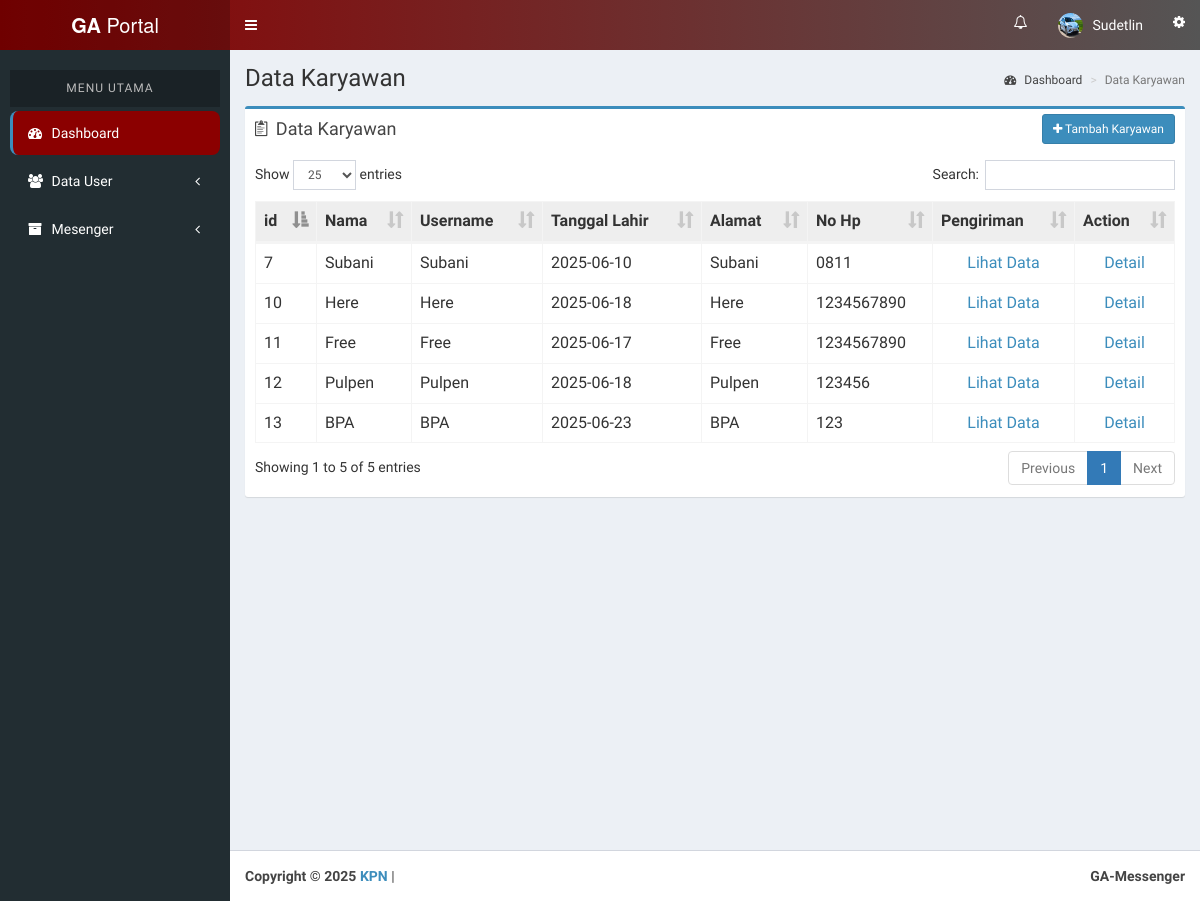
The app's page /admin/datapelanggan.php (signed in), older data.
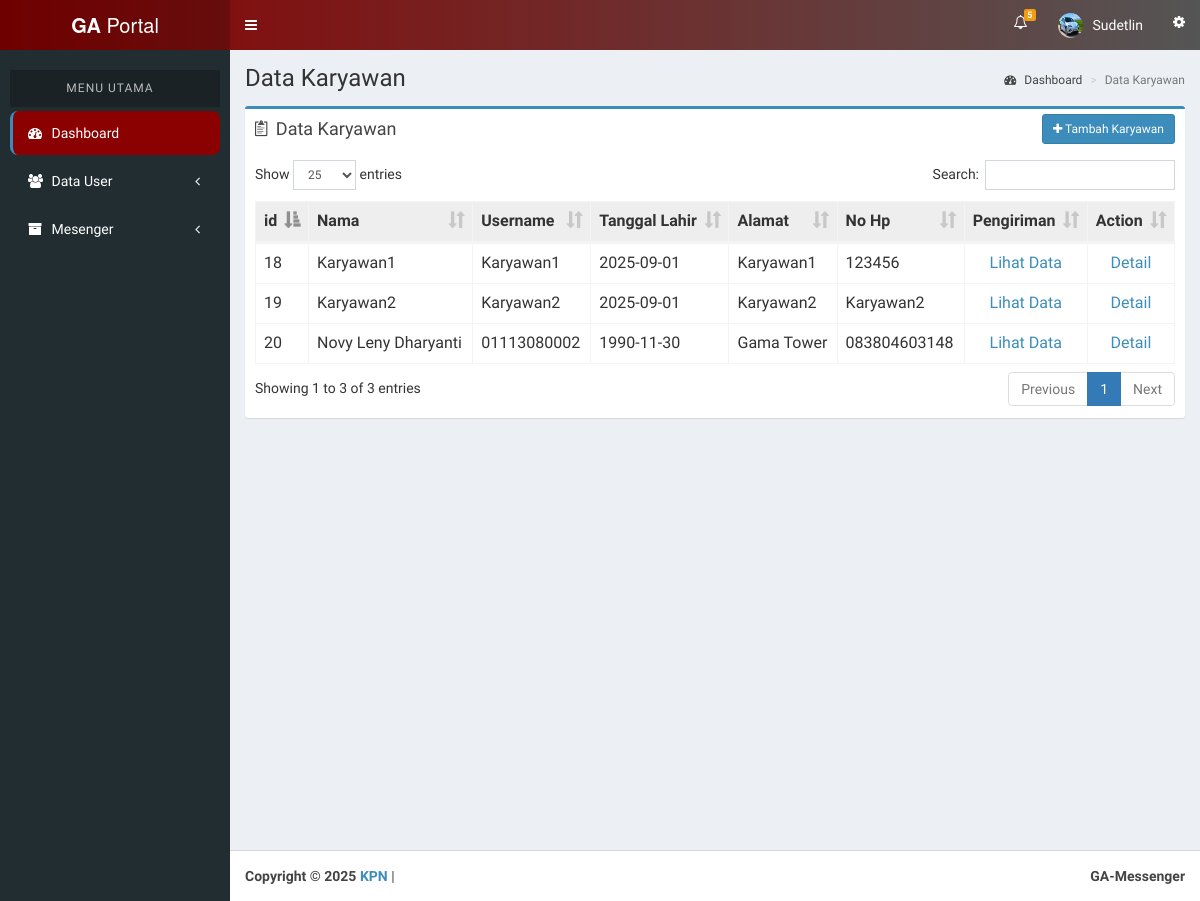
The same page, newer data.
### tables this page shows
CREATE TABLE `tb_pelanggan` (
  `id_pelanggan` int(11) NOT NULL,
  `nama_pelanggan` varchar(70) NOT NULL,
  `username_pelanggan` varchar(50) NOT NULL,
  `password` varchar(50) NOT NULL,
  `tanggal_lahir` date NOT NULL,
  `alamat_pelanggan` text NOT NULL,
  `no_hp_pelanggan` varchar(12) NOT NULL,
  `email_pelanggan` varchar(100) NOT NULL,
  `gambar` varchar(255) NOT NULL,
  `created_at` timestamp NULL DEFAULT current_timestamp(),
  `updated_at` timestamp NULL DEFAULT current_timestamp() ON UPDATE current_timestamp()
);

### admin/datapelanggan.php (the view, shortened to what the changed rows need)
<html>
  <head>
    <link rel="stylesheet" href="../assets/bootstrap/css/bootstrap.min.css">
    <link rel="stylesheet" href="../assets/css/font-awesome.min.css">
    <link rel="stylesheet" href="../assets/css/ionicons.min.css">
    <link rel="stylesheet" href="../assets/dist/css/AdminLTE.min.css">
     <link rel="stylesheet" href="../assets/dist/css/skins/_all-skins.min.css">
     <link rel="stylesheet" href="../assets/plugins/iCheck/flat/blue.css">
     <link rel="stylesheet" href="../assets/plugins/morris/morris.css">
     <link rel="stylesheet" href="../assets/plugins/jvectormap/jquery-jvectormap-1.2.2.css">
     <link rel="stylesheet" href="../assets/plugins/datepicker/datepicker3.css">
     <link rel="stylesheet" href="../assets/plugins/daterangepicker/daterangepicker-bs3.css">
     <link rel="stylesheet" href="../assets/plugins/bootstrap-wysihtml5/bootstrap3-wysihtml5.min.css">
     <link rel="stylesheet" href="../assets/plugins/datatables/dataTables.bootstrap.css"/>
  </head>
  <body class="hold-transition skin-blue sidebar-mini">
    <div class="wrapper">
      <?php include "header.php"; ?>
      <div class="content-wrapper">
        <section class="content-header">
          <h1>
            Data Karyawan
          </h1>
        </section>
        <section class="content">
          <div class="row">
            <section class="col-lg-12 connectedSortable">
              <div class="box box-primary">
                <div class="box-body">
                  <div class="table-responsive">
                    <?php
                    include '../koneksi/koneksi.php';
                    $sql1 = "SELECT * FROM tb_pelanggan order by nama_pelanggan asc";
                    $query1 = mysqli_query($db, $sql1);
                    $total = mysqli_num_rows($query1);
                    if ($total == 0) {
                      echo "<center><h2>Belum Ada Karyawan Terdaftar</h2></center>";
                    }
                    else {?>
                    <table id="lookup" class="table table-bordered table-hover">
                     <thead bgcolor="eeeeee">
                      <tr>
                       <th>id</th>
                       <th>Nama</th>
                       <th>Username</th>
                       <th>Tanggal Lahir</th>
                       <th>Alamat</th>
                       <th>No Hp</th>
                       <th>Pengiriman</th>
                       <th class="text-center"> Action </th>
                      </tr>
                     </thead>
                     <tbody>
                       <?php
                       while($data = mysqli_fetch_array($query1)){
                        echo'<tr>
                          <td>' . $data['id_pelanggan'] . '</td>
                          <td>' . $data['nama_pelanggan'] . '</td>
                          <td>' . $data['username_pelanggan'] . '</td>
                          <td>' . $data['tanggal_lahir'] . '</td>
                          <td>' . $data['alamat_pelanggan'] . '</td>
                          <td>' . $data['no_hp_pelanggan'] . '</td>
                          <td style="text-align:center;">
                            <a href="orderanpelanggan.php?id_pelanggan=' . $data['id_pelanggan'] . '">Lihat Data</a>
                          </td>
                          <td style="text-align:center;">
                            <a href="detail-pelanggan.php?id_pelanggan=' . $data['id_pelanggan'] . '">Detail</a>
                          </td>
                        </tr>';
                      }
                      ?>
                     </tbody>
                   </table>
                   <?php } ?>
                 </div>
               </div>
             </div>
            </section>
          </div>
        </section>
      </div>
    </div>
  </body>
</html>

### admin/header.php (shortened to what the changed rows need)
<?php
include '../koneksi/koneksi.php';
$notif_sql = "SELECT * FROM tb_notifikasi WHERE id_pelanggan='".$_SESSION['id']."' AND status='unread' ORDER BY tanggal DESC LIMIT 5";
$notif_q = mysqli_query($db, $notif_sql);
$jumlah_notif = mysqli_num_rows($notif_q);
?>
<header class="main-header" style="background: linear-gradient(90deg, #8B0000, #555555);">
  <nav class="navbar navbar-static-top" style="background: transparent; box-shadow: none;">
    <div class="navbar-custom-menu">
      <ul class="nav navbar-nav">
        <li class="dropdown notifications-menu">
          <a href="#" class="dropdown-toggle" data-toggle="dropdown">
            <i class="fa fa-bell-o"></i>
            <?php if($jumlah_notif > 0){ ?>
              <span class="label label-warning"><?php echo $jumlah_notif; ?></span>
            <?php } ?>
          </a>
        </li>
      </ul>
    </div>
  </nav>
</header>

Row changes from the older to the newer data that the page shows:
removed tb_pelanggan: id_pelanggan "13", nama_pelanggan "BPA", username_pelanggan "BPA", tanggal_lahir "2025-06-23", alamat_pelanggan "BPA", no_hp_pelanggan "123"
removed tb_pelanggan: id_pelanggan "11", nama_pelanggan "Free", username_pelanggan "Free", tanggal_lahir "2025-06-17", alamat_pelanggan "Free", no_hp_pelanggan "1234567890"
removed tb_pelanggan: id_pelanggan "10", nama_pelanggan "Here", username_pelanggan "Here", tanggal_lahir "2025-06-18", alamat_pelanggan "Here", no_hp_pelanggan "1234567890"
removed tb_pelanggan: id_pelanggan "12", nama_pelanggan "Pulpen", username_pelanggan "Pulpen", tanggal_lahir "2025-06-18", alamat_pelanggan "Pulpen", no_hp_pelanggan "123456"
removed tb_pelanggan: id_pelanggan "7", nama_pelanggan "Subani", username_pelanggan "Subani", tanggal_lahir "2025-06-10", alamat_pelanggan "Subani", no_hp_pelanggan "0811"
added tb_pelanggan: id_pelanggan "18", nama_pelanggan "Karyawan1", username_pelanggan "Karyawan1", tanggal_lahir "2025-09-01", alamat_pelanggan "Karyawan1", no_hp_pelanggan "123456"
added tb_pelanggan: id_pelanggan "19", nama_pelanggan "Karyawan2", username_pelanggan "Karyawan2", tanggal_lahir "2025-09-01", alamat_pelanggan "Karyawan2", no_hp_pelanggan "Karyawan2"
added tb_pelanggan: id_pelanggan "20", nama_pelanggan "Novy Leny Dharyanti", username_pelanggan "01113080002", tanggal_lahir "1990-11-30", alamat_pelanggan "Gama Tower", no_hp_pelanggan "083804603148"
Text that changed along with them:
$jumlah_notif: (not shown) → "5"
text written by a page script: "Show entries Search: Showing 1 to 5 of 5 entries Previous 1 Next" → "Show entries Search: Showing 1 to 3 of 3 entries Previous 1 Next"
